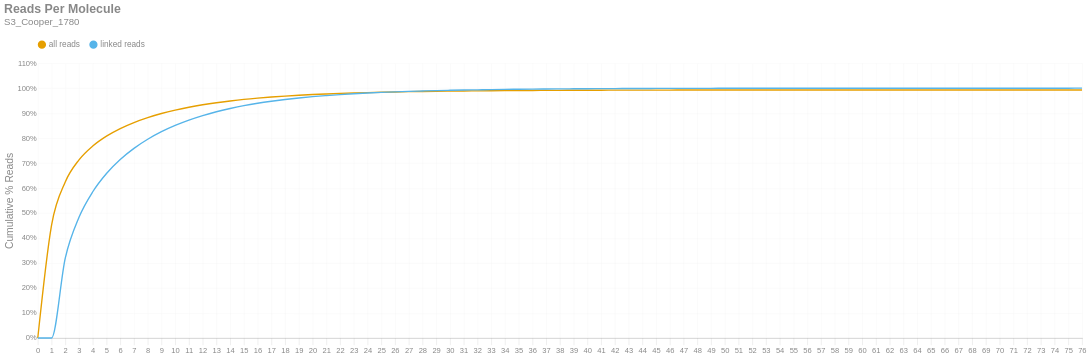

Notebook code cell kept with this figure:
### Markdown cell above
### Reads per Molecule
This chart shows the cumulative distribution of the number of reads per linked molecule. That is, how many alignments are associated with a unique molecule. This excludes the number of reads associated with invalid or absent linked-read barcodes. The `linked` histogram is the percentages recalculated when disregarding singletons.

### Code cell
if SKIPLR:
    print_html(f"Skipped")
else:
    counts = np.bincount(valids['reads'].cast(pl.Int64).to_numpy())
    weighted = counts * np.arange(len(counts))
    all_perc = weighted / n_reads
    linked_perc = weighted / n_linked_reads
    linked_perc[1] = 0
    binned_df = pl.DataFrame({
        'readsper': list(range(len(counts))),
        'all reads (cumsum)': np.cumsum(all_perc).tolist(),
        'linked reads (cumsum)': np.cumsum(linked_perc).tolist(),
    })

    with SafeRender(binned_df):
        (
            density_plot(binned_df, 'Reads Per Molecule', samplename, 'readspmol')
            .encode(
                x=alt.X('readsper:O', title=None).axis(labelAngle=0).scale(padding=0),
                y=alt.Y('value:Q', title='Cumulative % Reads').axis(format='%').stack(False),
                color=alt.Color("key:N").scale(domain=["all reads", "linked reads"]),
                tooltip=[
                    alt.Tooltip("key:N", title="Data Type"),
                    alt.Tooltip("readsper:O", title="Reads Per Molecule"),
                    alt.Tooltip("value:Q", format=".2%", title="% Reads (Cum.)")
                ]            
            )
        ).display()

### Figure 1 — Vega-Lite specification as saved in the notebook (floating-point values rounded to 4 significant figures)
{"width": "container", "height": 400, "config": {"title": {"anchor": "start", "dy": -15, "fontSize": 18, "color": "#888888", "subtitleColor": "#888888", "subtitleFontSize": 14}, "arc": {"fill": "#0072B2"}, "axis": {"domainColor": "#888888", "domainWidth": 0.5, "gridWidth": 0.2, "grid": false, "titleFontWeight": 400, "titleFontSize": 15, "labelFontSize": 11, "labelColor": "#888888", "tickColor": "#888888", "tickWidth": 0.2, "titleColor": "#888888"}, "axisBand": {"grid": false}, "axisX": {"grid": true, "tickSize": 10, "domainCap": "round"}, "axisY": {"domain": false, "grid": true, "tickSize": 0, "domainCap": "round"}, "background": "transparent", "header": {"labelFontSize": 15, "labelColor": "#888888", "titleFontSize": 15, "titleFontWeight": 600, "titleColor": "#888888"}, "legend": {"labelFont": "sans-serif", "labelFontSize": 12, "labelColor": "#888888", "symbolSize": 100, "symbolType": "circle", "titleFontSize": 12, "titlePadding": 10, "titleColor": "#888888", "title": null, "orient": "top"}, "range": {"category": ["#E69F00", "#56B4E9", "#009E73", "#F0E442", "#0072B2", "#D55E00", "#CC79A7", "#000000"], "diverging": ["#cfe8f3", "#a2d4ec", "#73bfe2", "#46abdb", "#1696d2", "#12719e"]}, "area": {"fill": "#0072B2", "fillOpacity": 0.7, "line": true, "strokeOpacity": 0.7}, "line": {"color": "#0072B2", "stroke": "#0072B2", "strokeWidth": 2}, "trail": {"color": "#0072B2", "stroke": "#0072B2", "strokeWidth": 0, "size": 1}, "point": {"filled": true, "fillOpacity": 1.0, "size": 95}, "text": {"color": "#888888", "fontSize": 11, "align": "right", "fontWeight": 400, "size": 11}, "bar": {"fill": "#0072B2", "stroke": null}, "view": {"stroke": null, "continuousWidth": 660, "continuousHeight": 400}}, "data": {"name": "data-e0afcc1c99628f82f3bf4b955b88fe13"}, "mark": {"type": "line", "interpolate": "monotone", "point": {"opacity": 0, "size": 275}}, "encoding": {"color": {"field": "key", "scale": {"domain": ["all reads", "linked reads"]}, "type": "nominal"}, "tooltip": [{"field": "key", "title": "Data Type", "type": "nominal"}, {"field": "readsper", "title": "Reads Per Molecule", "type": "ordinal"}, {"field": "value", "format": ".2%", "title": "% Reads (Cum.)", "type": "quantitative"}], "x": {"axis": {"labelAngle": 0}, "field": "readsper", "scale": {"padding": 0}, "title": null, "type": "ordinal"}, "y": {"axis": {"format": "%"}, "field": "value", "stack": false, "title": "Cumulative % Reads", "type": "quantitative"}}, "params": [{"name": "param_c36ac31b6afebe62", "select": {"type": "point", "fields": ["key"]}, "bind": "legend"}], "title": {"text": "Reads Per Molecule", "subtitle": "S3_Cooper_1780"}, "transform": [{"fold": ["all reads (cumsum)", "linked reads (cumsum)"]}, {"calculate": "replace(datum.key, ' (cumsum)', '')", "as": "key"}, {"filter": {"param": "param_c36ac31b6afebe62"}}], "usermeta": {"embedOptions": {"downloadFileName": "S3_Cooper_1780.readspmol"}}, "$schema": "https://vega.github.io/schema/vega-lite/v6.1.0.json", "datasets": {"data-e0afcc1c99628f82f3bf4b955b88fe13": [{"readsper": 0, "all reads (cumsum)": 0.0, "linked reads (cumsum)": 0.0}, {"readsper": 1, "all reads (cumsum)": 0.4513, "linked reads (cumsum)": 0.0}, {"readsper": 2, "all reads (cumsum)": 0.6247, "linked reads (cumsum)": 0.3201}, {"readsper": 3, "all reads (cumsum)": 0.7131, "linked reads (cumsum)": 0.4833}, {"readsper": 4, "all reads (cumsum)": 0.7684, "linked reads (cumsum)": 0.5854}, {"readsper": 5, "all reads (cumsum)": 0.8081, "linked reads (cumsum)": 0.6587}, {"readsper": 6, "all reads (cumsum)": 0.8384, "linked reads (cumsum)": 0.7146}, {"readsper": 7, "all reads (cumsum)": 0.8625, "linked reads (cumsum)": 0.7592}, {"readsper": 8, "all reads (cumsum)": 0.8822, "linked reads (cumsum)": 0.7955}, {"readsper": 9, "all reads (cumsum)": 0.8986, "linked reads (cumsum)": 0.8259}, {"readsper": 10, "all reads (cumsum)": 0.9122, "linked reads (cumsum)": 0.851}, {"readsper": 11, "all reads (cumsum)": 0.9237, "linked reads (cumsum)": 0.8723}, {"readsper": 12, "all reads (cumsum)": 0.9335, "linked reads (cumsum)": 0.8903}, {"readsper": 13, "all reads (cumsum)": 0.9418, "linked reads (cumsum)": 0.9057}, {"readsper": 14, "all reads (cumsum)": 0.9489, "linked reads (cumsum)": 0.9186}, {"readsper": 15, "all reads (cumsum)": 0.9551, "linked reads (cumsum)": 0.9301}, {"readsper": 16, "all reads (cumsum)": 0.9602, "linked reads (cumsum)": 0.9396}, {"readsper": 17, "all reads (cumsum)": 0.9646, "linked reads (cumsum)": 0.9477}, {"readsper": 18, "all reads (cumsum)": 0.9685, "linked reads (cumsum)": 0.9548}, {"readsper": 19, "all reads (cumsum)": 0.9718, "linked reads (cumsum)": 0.9609}, {"readsper": 20, "all reads (cumsum)": 0.9745, "linked reads (cumsum)": 0.966}, {"readsper": 21, "all reads (cumsum)": 0.9769, "linked reads (cumsum)": 0.9704}, {"readsper": 22, "all reads (cumsum)": 0.979, "linked reads (cumsum)": 0.9743}, {"readsper": 23, "all reads (cumsum)": 0.9809, "linked reads (cumsum)": 0.9777}, {"readsper": 24, "all reads (cumsum)": 0.9824, "linked reads (cumsum)": 0.9806}, {"readsper": 25, "all reads (cumsum)": 0.9838, "linked reads (cumsum)": 0.9831}, {"readsper": 26, "all reads (cumsum)": 0.985, "linked reads (cumsum)": 0.9853}, {"readsper": 27, "all reads (cumsum)": 0.986, "linked reads (cumsum)": 0.9872}, {"readsper": 28, "all reads (cumsum)": 0.9869, "linked reads (cumsum)": 0.9888}, {"readsper": 29, "all reads (cumsum)": 0.9877, "linked reads (cumsum)": 0.9903}, {"readsper": 30, "all reads (cumsum)": 0.9883, "linked reads (cumsum)": 0.9915}, {"readsper": 31, "all reads (cumsum)": 0.9889, "linked reads (cumsum)": 0.9926}, {"readsper": 32, "all reads (cumsum)": 0.9894, "linked reads (cumsum)": 0.9935}, {"readsper": 33, "all reads (cumsum)": 0.9899, "linked reads (cumsum)": 0.9944}, {"readsper": 34, "all reads (cumsum)": 0.9903, "linked reads (cumsum)": 0.9951}, {"readsper": 35, "all reads (cumsum)": 0.9906, "linked reads (cumsum)": 0.9957}, {"readsper": 36, "all reads (cumsum)": 0.9909, "linked reads (cumsum)": 0.9963}, {"readsper": 37, "all reads (cumsum)": 0.9912, "linked reads (cumsum)": 0.9968}, {"readsper": 38, "all reads (cumsum)": 0.9914, "linked reads (cumsum)": 0.9972}, {"readsper": 39, "all reads (cumsum)": 0.9916, "linked reads (cumsum)": 0.9976}, {"readsper": 40, "all reads (cumsum)": 0.9918, "linked reads (cumsum)": 0.9979}, {"readsper": 41, "all reads (cumsum)": 0.9919, "linked reads (cumsum)": 0.9982}, {"readsper": 42, "all reads (cumsum)": 0.9921, "linked reads (cumsum)": 0.9984}, {"readsper": 43, "all reads (cumsum)": 0.9922, "linked reads (cumsum)": 0.9986}, {"readsper": 44, "all reads (cumsum)": 0.9923, "linked reads (cumsum)": 0.9989}, {"readsper": 45, "all reads (cumsum)": 0.9924, "linked reads (cumsum)": 0.999}, {"readsper": 46, "all reads (cumsum)": 0.9925, "linked reads (cumsum)": 0.9991}, {"readsper": 47, "all reads (cumsum)": 0.9926, "linked reads (cumsum)": 0.9993}, {"readsper": 48, "all reads (cumsum)": 0.9926, "linked reads (cumsum)": 0.9994}, {"readsper": 49, "all reads (cumsum)": 0.9927, "linked reads (cumsum)": 0.9995}, {"readsper": 50, "all reads (cumsum)": 0.9927, "linked reads (cumsum)": 0.9995}, {"readsper": 51, "all reads (cumsum)": 0.9927, "linked reads (cumsum)": 0.9996}, {"readsper": 52, "all reads (cumsum)": 0.9927, "linked reads (cumsum)": 0.9996}, {"readsper": 53, "all reads (cumsum)": 0.9928, "linked reads (cumsum)": 0.9997}, {"readsper": 54, "all reads (cumsum)": 0.9928, "linked reads (cumsum)": 0.9997}, {"readsper": 55, "all reads (cumsum)": 0.9928, "linked reads (cumsum)": 0.9997}, {"readsper": 56, "all reads (cumsum)": 0.9928, "linked reads (cumsum)": 0.9998}, {"readsper": 57, "all reads (cumsum)": 0.9928, "linked reads (cumsum)": 0.9998}, {"readsper": 58, "all reads (cumsum)": 0.9928, "linked reads (cumsum)": 0.9998}, {"readsper": 59, "all reads (cumsum)": 0.9929, "linked reads (cumsum)": 0.9999}, {"readsper": 60, "all reads (cumsum)": 0.9929, "linked reads (cumsum)": 0.9999}, {"readsper": 61, "all reads (cumsum)": 0.9929, "linked reads (cumsum)": 0.9999}, {"readsper": 62, "all reads (cumsum)": 0.9929, "linked reads (cumsum)": 0.9999}, {"readsper": 63, "all reads (cumsum)": 0.9929, "linked reads (cumsum)": 0.9999}, {"readsper": 64, "all reads (cumsum)": 0.9929, "linked reads (cumsum)": 0.9999}, {"readsper": 65, "all reads (cumsum)": 0.9929, "linked reads (cumsum)": 0.9999}, {"readsper": 66, "all reads (cumsum)": 0.9929, "linked reads (cumsum)": 1.0}, {"readsper": 67, "all reads (cumsum)": 0.9929, "linked reads (cumsum)": 1.0}, {"readsper": 68, "all reads (cumsum)": 0.9929, "linked reads (cumsum)": 1.0}, {"readsper": 69, "all reads (cumsum)": 0.9929, "linked reads (cumsum)": 1.0}, {"readsper": 70, "all reads (cumsum)": 0.9929, "linked reads (cumsum)": 1.0}, {"readsper": 71, "all reads (cumsum)": 0.9929, "linked reads (cumsum)": 1.0}, {"readsper": 72, "all reads (cumsum)": 0.9929, "linked reads (cumsum)": 1.0}, {"readsper": 73, "all reads (cumsum)": 0.9929, "linked reads (cumsum)": 1.0}, {"readsper": 74, "all reads (cumsum)": 0.9929, "linked reads (cumsum)": 1.0}, {"readsper": 75, "all reads (cumsum)": 0.9929, "linked reads (cumsum)": 1.0}, {"readsper": 76, "all reads (cumsum)": 0.9929, "linked reads (cumsum)": 1.0}]}}
